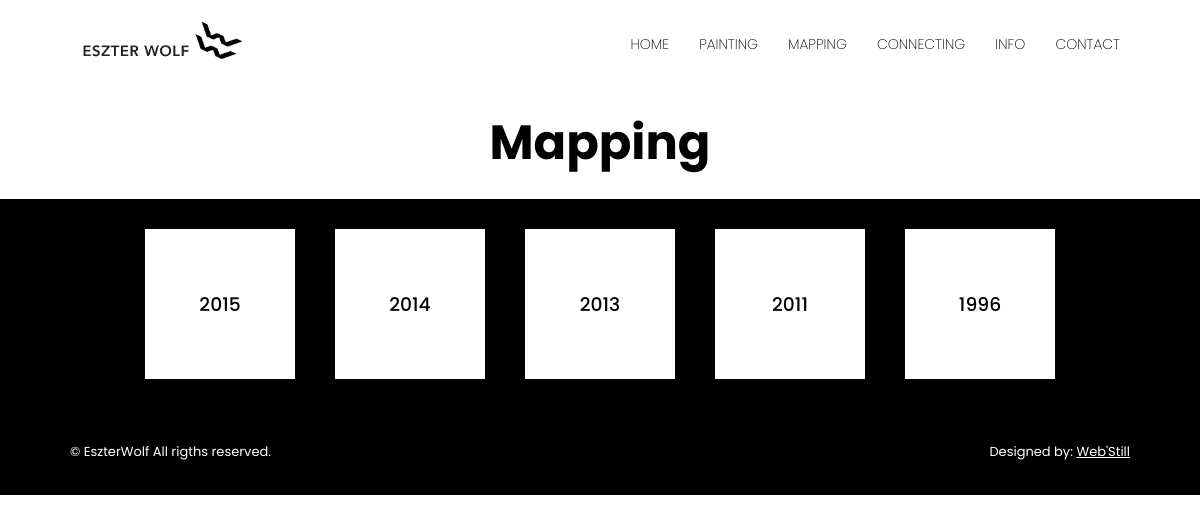
Page /mapping on the committed database.
### main/models.py (models this page shows, shortened)
class MappingCategory(models.Model):
    name = models.CharField(max_length=200)
    created = models.DateField(auto_now_add=True)
    class Meta:
        ordering = ['-id']

### main/views.py (the view)
# urls.py: path('mapping', views.mappingTopic, name='mapping-topic'),
def mappingTopic(request):
    mapping = models.MappingCategory.objects.all()
    title = 'Mapping'
    context = {'title': title, 'category': mapping}
    return render(request, 'mapping-topic.html', context)

### templates/mapping-topic.html (shortened to what this page needs)
{% load static %}
<!DOCTYPE html>
<html>
<head>
	<link rel="stylesheet" href="{% static 'assets/style/style.css' %}">
</head>
<body>
	{% include 'navbar.html' %}
	<main>
			<div class="title-dark baszakodos-light">
				<h2>{{title}}</h2>
			</div>
			<div class="dark" style="padding: 10px">
				<div class="row wrapper">
					{% for mappingcategory in category %}
					<a href="{% url 'mappings-sub-topic' mappingcategory.name %}"><div class="card-01-light">
						<h3>{{mappingcategory.name}}</h3>
					</div></a>
					{% endfor %}
				</div>
			</div>
		{% include 'footer.html' %}
	</main>
</body>
</html>

### static/assets/style/style.css (style rules this page uses)
:root { --dark: #000; --light: #fff; --card-radius: 5px; }
* { font-family: 'Poppins', sans-serif; box-sizing: border-box; }
body { padding: 0; margin: 0; background: var(--light); overflow-x: hidden; }
a { text-decoration: none; color: var(--dark); }
.wrapper { max-width: 1100px; margin: 0 auto; }
.title-dark { padding: 30px; color: var(--light); background: var(--dark); text-align: center; }
.title-dark h2 { font-size: 3rem; margin: -10px; }
.dark { background: var(--dark); color: var(--light); }
.row { display: flex; align-items: center; justify-content: center; flex-wrap: wrap; }
.card-01-light { background: var(--light); color: var(--dark); margin: 20px; padding: 10px; height: 150px; min-width: 150px; position: relative; flex: 1; transition: 0.3s; }
.card-01-light h3 { text-align: center; padding-top: 25%; font-weight: 500; }
.baszakodos-light { background-color: var(--light); color: var(--dark); }

### rows in the picture
MappingCategory: name "2015"
MappingCategory: name "2014"
MappingCategory: name "2013"
MappingCategory: name "2011"
MappingCategory: name "1996"

### other values in the picture
{{ title }} "Mapping"
